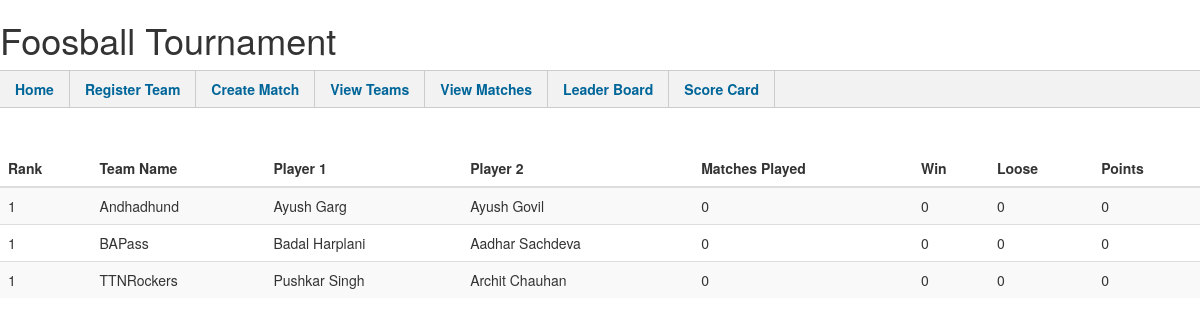
/topteams/, run on the app's committed database.
### leaderboard/models.py (models this page shows, shortened)
class Team(models.Model):
    player1 = models.CharField(max_length=250, null=False, blank=False)
    player2 = models.CharField(max_length=250, null=False, blank=False)
    name = models.CharField(max_length=250, unique=True, null=False, blank=False)
    id = models.AutoField
    pass

### leaderboard/views.py (the view)
# urls.py: url(r'^topteams/$', views.top_teams, name='topteams'),
def top_teams(request):
    query = """select team_name,player1,player2,team_id,win,loose,Points, DENSE_RANK() OVER (order by points desc) Rank, matches
from (
select team_name, MAX(temp_tbl.player1) player1, MAX(temp_tbl.player2) player2, MAX(temp_tbl.team_id) team_id,
MAX(win) win, MAX(loose) loose, MAX(win*4 - loose*1) Points,MAX(coalesce(win+loose,0)) matches
from
(select name as team_name, MAX(player1) player1, MAX(player2) player2, MAX(leaderboard_team.id) team_id,
coalesce(SUM((case when (team1_id=leaderboard_team.id and team1score=10) OR (team2_id=leaderboard_team.id and team2score=10)then 1 end)),0) Win,
coalesce(SUM((case when (team1_id=leaderboard_team.id and team1score!=10) OR (team2_id=leaderboard_team.id and team2score!=10) then 1 end)),0) Loose
from leaderboard_team left join leaderboard_match on team1_id = leaderboard_team.id OR team2_id = leaderboard_team.id
group by name) as temp_tbl
group by team_name) as final_tbl
order by rank asc limit 10""";
    newcursor = connection.cursor()
    newcursor.execute(query)
    tournamentResults = newcursor.fetchall()
    tournamentResults = {
        'tournamentResults': tournamentResults
    }
    return render(request, 'leaderboard/topteams.html', tournamentResults)

### leaderboard/templates/leaderboard/topteams.html (shortened to what this page needs)
<!DOCTYPE html>
<html>
<header>
    <head>
        <h1>Foosball Tournament</h1>
        <link rel="stylesheet" href="https://maxcdn.bootstrapcdn.com/bootstrap/3.3.7/css/bootstrap.min.css">
        <ul id="nav">
            <li><a href="{% url 'leaderboard:index' %}">Home</a></li>
            <li><a href="{% url 'leaderboard:team_add' %}">Register Team</a></li>
            <li><a href="{% url 'leaderboard:match_add' %}">Create Match</a></li>
            <li><a href="{% url 'leaderboard:viewteams' %}">View Teams</a></li>
            <li><a href="{% url 'leaderboard:viewmatches' %}">View Matches</a></li>
            <li><a href="{% url 'leaderboard:topteams' %}">Leader Board</a></li>
            <li><a href="{% url 'leaderboard:scorecard' %}">Score Card</a></li>
        </ul>
</header>
</head>
<table class="table table-striped">
    <thead>
    <tr>
        <th scope="col">Rank</th>
        <th scope="col">Team Name</th>
        <th scope="col">Player 1</th>
        <th scope="col">Player 2</th>
        <th scope="col">Matches Played</th>
        <th scope="col">Win</th>
        <th scope="col">Loose</th>
        <th scope="col">Points</th>
    </tr>
    </thead>
    <tbody>
    {% for teamResult in tournamentResults %}
    <tr>
        <td>{{ teamResult.7 }}</td>
        <td>{{ teamResult.0 }}</td>
        <td>{{ teamResult.1 }}</td>
        <td>{{ teamResult.2 }}</td>
        <td>{{ teamResult.8 }}</td>
        <td>{{ teamResult.4 }}</td>
        <td>{{ teamResult.5 }}</td>
        <td>{{ teamResult.6 }}</td>
    </tr>
    {% endfor %}
    </tbody>
</table>
</html>

### leaderboard/templates/leaderboard/topteams.html (style rules this page uses)
#nav { width: 100%; float: left; margin: 0 0 3em 0; padding: 0; list-style: none; }
#nav li { float: left; }
#nav { width: 100%; float: left; margin: 0 0 3em 0; padding: 0; list-style: none; background-color: #f2f2f2; border-bottom: 1px solid #ccc; border-top: 1px solid #ccc; }
#nav li a { display: block; padding: 8px 15px; text-decoration: none; font-weight: bold; color: #069; border-right: 1px solid #ccc; }

### data on the page
Team: teamResult "1", name "Andhadhund", player1 "Ayush Garg", player2 "Ayush Govil", teamResult "0"
Team: teamResult "1", name "BAPass", player1 "Badal Harplani", player2 "Aadhar Sachdeva", teamResult "0"
Team: id "1", name "TTNRockers", player1 "Pushkar Singh", player2 "Archit Chauhan", teamResult "0"
